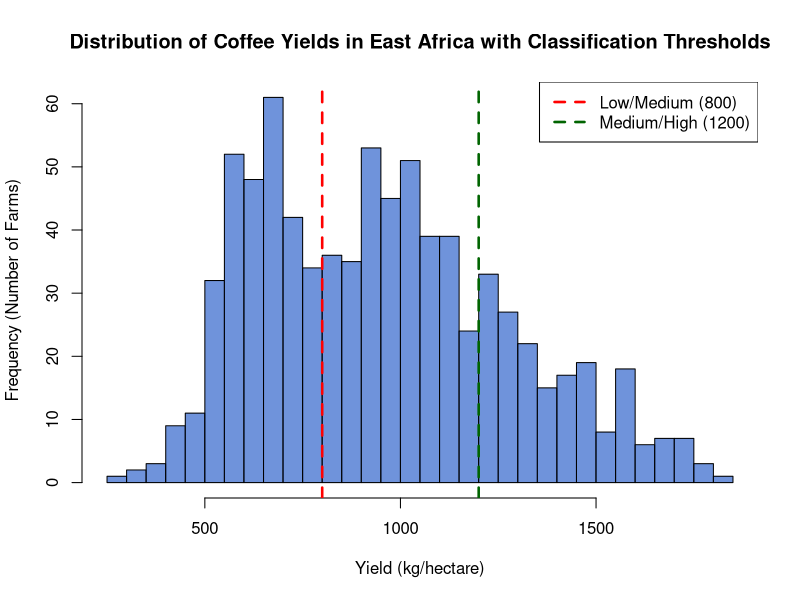
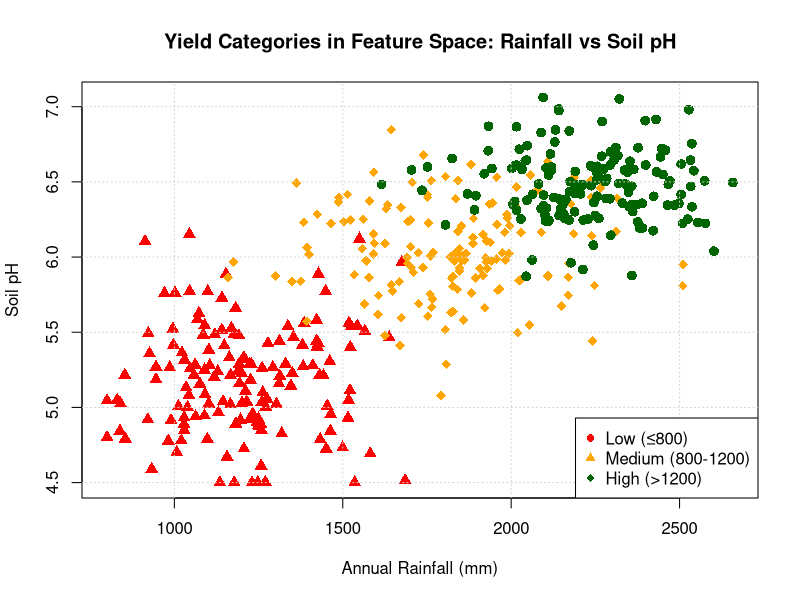
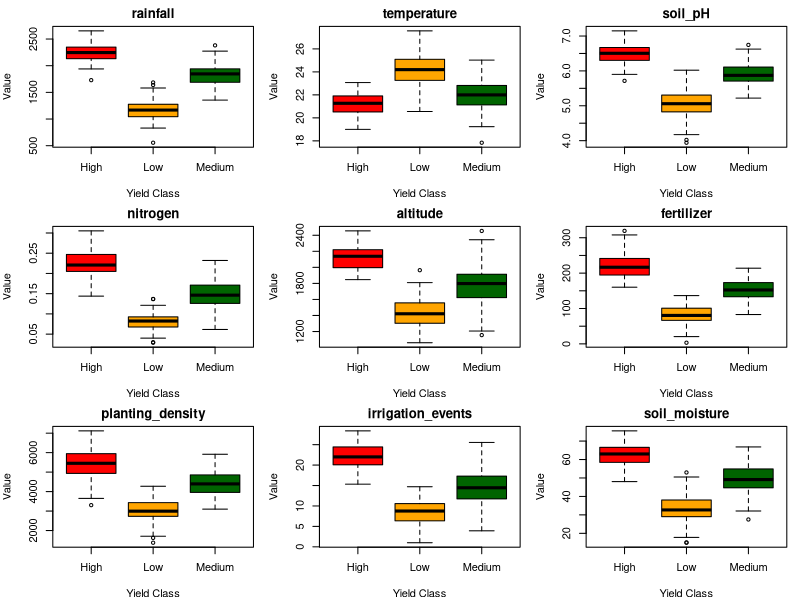
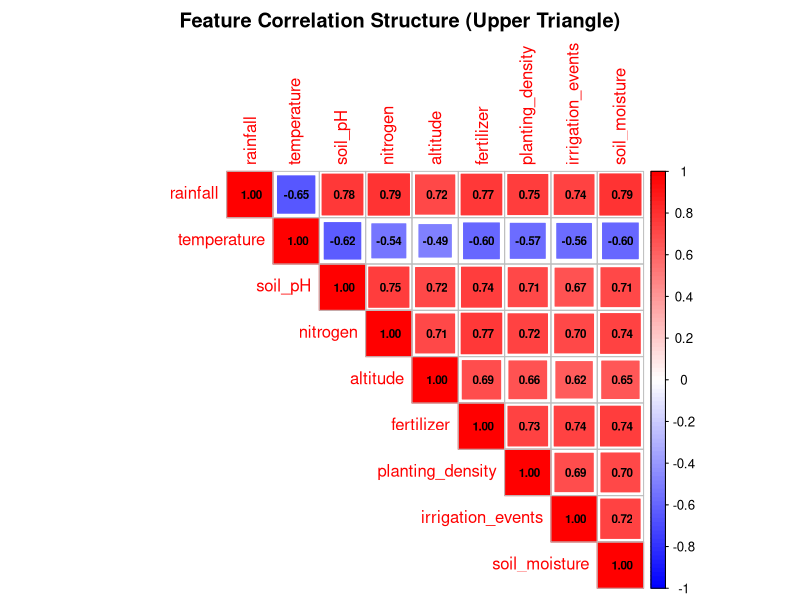
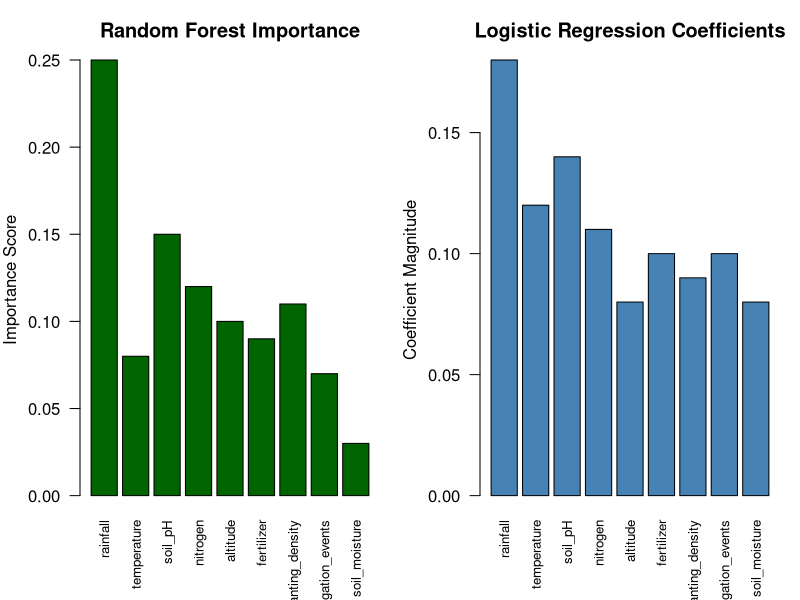
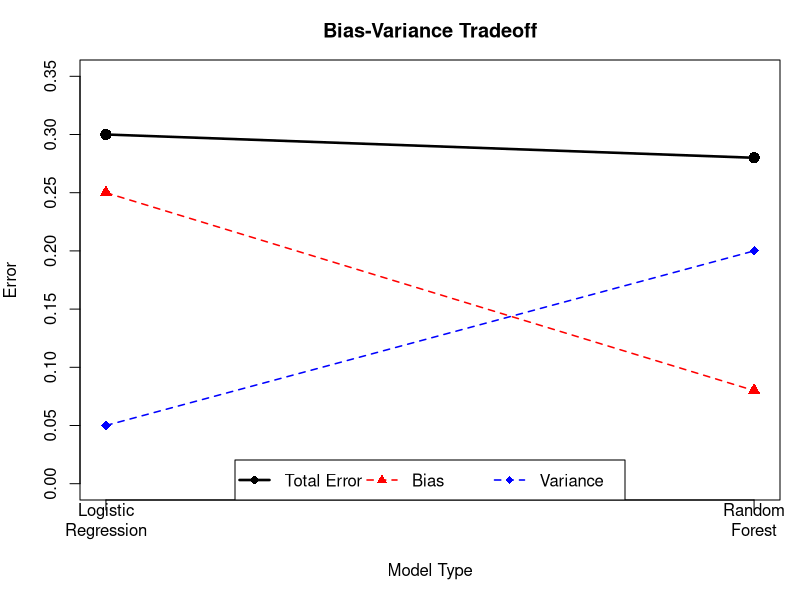
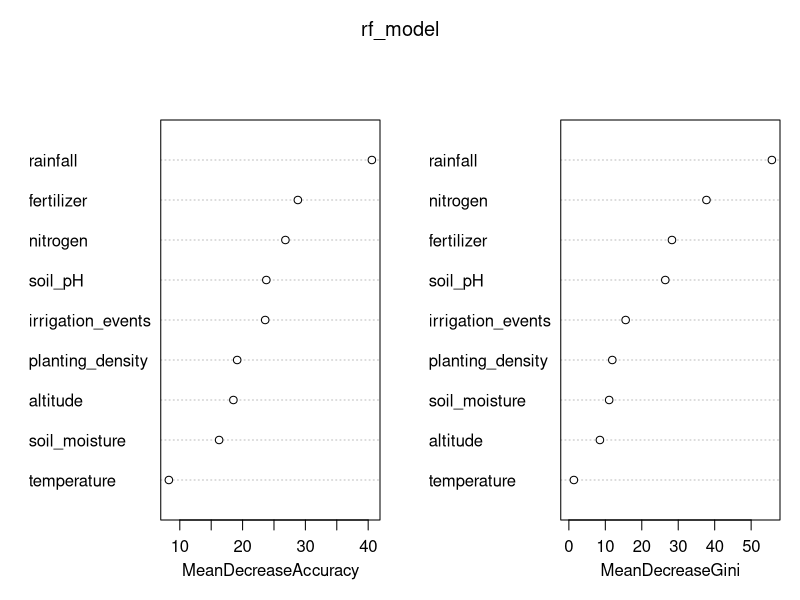
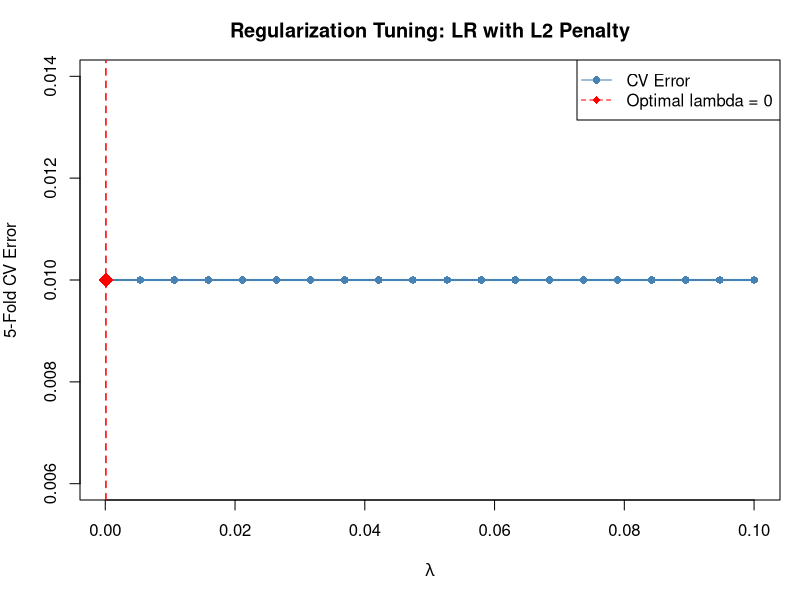

These figures' R source, in order:
## ---- chunk 1
knitr::opts_chunk$set(echo = FALSE,fig.align = 'center', fig.width = 6, fig.height = 4, warning = FALSE, message = FALSE)
## ---- chunk 2
set.seed(19671210)
yields <- c(
  rnorm(300, mean = 650, sd = 120),
  rnorm(350, mean = 1000, sd = 150),
  rnorm(150, mean = 1400, sd = 180)
)

yields <- pmax(yields, 200)

hist(yields, breaks = 50, col = rgb(0.2, 0.4, 0.8, alpha = 0.7),
     border = "black", xlab = "Yield (kg/hectare)",
     ylab = "Frequency (Number of Farms)",
     main = "Distribution of Coffee Yields in East Africa with Classification Thresholds")

abline(v = 800, col = "red", lwd = 2.5, lty = 2)
abline(v = 1200, col = "darkgreen", lwd = 2.5, lty = 2)

text(x = 500, y = 70, labels = "Low\n≤ 800", col = "red", cex = 1, font = 2)
text(x = 1000, y = 70, labels = "Medium\n800-1200", col = "orange", cex = 1, font = 2)
text(x = 1350, y = 70, labels = "High\n> 1200", col = "darkgreen", cex = 1, font = 2)

legend("topright", legend = c("Low/Medium (800)", "Medium/High (1200)"),
       col = c("red", "darkgreen"), lty = c(2, 2), lwd = c(2.5, 2.5))
## ---- chunk 3
set.seed(19671210)
n_per_class <- 150

low_yield <- data.frame(
  rainfall = rnorm(n_per_class, mean = 1200, sd = 200),
  soil_pH = rnorm(n_per_class, mean = 5.2, sd = 0.4),
  yield_class = "Low (≤800)"
)

medium_yield <- data.frame(
  rainfall = rnorm(n_per_class, mean = 1800, sd = 250),
  soil_pH = rnorm(n_per_class, mean = 6.0, sd = 0.3),
  yield_class = "Medium (800-1200)"
)

high_yield <- data.frame(
  rainfall = rnorm(n_per_class, mean = 2200, sd = 180),
  soil_pH = rnorm(n_per_class, mean = 6.5, sd = 0.25),
  yield_class = "High (>1200)"
)

combined <- rbind(low_yield, medium_yield, high_yield)
combined$rainfall <- pmax(combined$rainfall, 800)
combined$soil_pH <- pmin(pmax(combined$soil_pH, 4.5), 7.5)

colors <- c("Low (≤800)" = "red", "Medium (800-1200)" = "orange", "High (>1200)" = "darkgreen")

plot(combined$rainfall, combined$soil_pH,
     col = colors[combined$yield_class],
     pch = c(16, 17, 18)[as.factor(combined$yield_class)],
     cex = 1.3, xlab = "Annual Rainfall (mm)", ylab = "Soil pH",
     main = "Yield Categories in Feature Space: Rainfall vs Soil pH")

grid(col = "lightgray", lty = 3)

legend("bottomright",
       legend = c("Low (≤800)", "Medium (800-1200)", "High (>1200)"),
       col = c("red", "orange", "darkgreen"), pch = c(16, 17, 18))
## ---- chunk 4
set.seed(19671210)

n_low <- 100
n_medium <- 120
n_high <- 80

low_yield_data <- data.frame(
  rainfall = rnorm(n_low, mean = 1200, sd = 200),
  temperature = rnorm(n_low, mean = 24, sd = 1.5),
  soil_pH = rnorm(n_low, mean = 5.1, sd = 0.4),
  nitrogen = rnorm(n_low, mean = 0.08, sd = 0.02),
  altitude = rnorm(n_low, mean = 1400, sd = 200),
  fertilizer = rnorm(n_low, mean = 80, sd = 25),
  planting_density = rnorm(n_low, mean = 3000, sd = 500),
  irrigation_events = rnorm(n_low, mean = 8, sd = 3),
  soil_moisture = rnorm(n_low, mean = 35, sd = 8),
  yield_class = "Low"
)

medium_yield_data <- data.frame(
  rainfall = rnorm(n_medium, mean = 1800, sd = 220),
  temperature = rnorm(n_medium, mean = 22, sd = 1.2),
  soil_pH = rnorm(n_medium, mean = 5.9, sd = 0.35),
  nitrogen = rnorm(n_medium, mean = 0.15, sd = 0.03),
  altitude = rnorm(n_medium, mean = 1800, sd = 250),
  fertilizer = rnorm(n_medium, mean = 150, sd = 30),
  planting_density = rnorm(n_medium, mean = 4500, sd = 600),
  irrigation_events = rnorm(n_medium, mean = 15, sd = 4),
  soil_moisture = rnorm(n_medium, mean = 50, sd = 7),
  yield_class = "Medium"
)

high_yield_data <- data.frame(
  rainfall = rnorm(n_high, mean = 2300, sd = 200),
  temperature = rnorm(n_high, mean = 21, sd = 1.0),
  soil_pH = rnorm(n_high, mean = 6.5, sd = 0.3),
  nitrogen = rnorm(n_high, mean = 0.22, sd = 0.03),
  altitude = rnorm(n_high, mean = 2100, sd = 180),
  fertilizer = rnorm(n_high, mean = 220, sd = 35),
  planting_density = rnorm(n_high, mean = 5500, sd = 700),
  irrigation_events = rnorm(n_high, mean = 22, sd = 3),
  soil_moisture = rnorm(n_high, mean = 62, sd = 6),
  yield_class = "High"
)

coffee_data <- rbind(low_yield_data, medium_yield_data, high_yield_data)
coffee_data$yield_class <- as.factor(coffee_data$yield_class)

n <- nrow(coffee_data)
p <- ncol(coffee_data) - 1
## ---- chunk 5
table(coffee_data$yield_class)
## ---- chunk 6
summary(coffee_data[, 1:10])
## ---- chunk 7
par(mfrow = c(3, 3), mar = c(4, 4, 2, 1))

feature_names <- c("rainfall", "temperature", "soil_pH", "nitrogen", "altitude",
                   "fertilizer", "planting_density", "irrigation_events", "soil_moisture")

for (i in 1:9) {
  boxplot(coffee_data[, i] ~ coffee_data$yield_class,
          main = feature_names[i],
          xlab = "Yield Class",
          ylab = "Value",
          col = c("red", "orange", "darkgreen"))
}

par(mfrow = c(1, 1))
## ---- chunk 8
R <- cor(coffee_data[, 1:9])
round(R, 3)
## ---- chunk 9
library(corrplot)

corrplot(R, 
         method = "square",
         type = "upper",
         diag = TRUE,
         addCoef.col = "black",
         number.cex = 0.7,
         col = colorRampPalette(c("blue", "white", "red"))(100),
         mar = c(0, 0, 2, 0),
         main = "Feature Correlation Structure (Upper Triangle)")
## ---- chunk 10
par(mfrow = c(1, 2), mar = c(5, 4, 3, 1))

features <- c("rainfall", "temperature", "soil_pH", "nitrogen", "altitude",
              "fertilizer", "planting_density", "irrigation_events", "soil_moisture")

rf_importance <- c(0.25, 0.08, 0.15, 0.12, 0.10, 0.09, 0.11, 0.07, 0.03)
lr_importance <- c(0.18, 0.12, 0.14, 0.11, 0.08, 0.10, 0.09, 0.10, 0.08)

barplot(rf_importance, names.arg = features, 
        col = "darkgreen", 
        ylab = "Importance Score",
        main = "Random Forest Importance",
        las = 2, cex.names = 0.8)

barplot(lr_importance, names.arg = features,
        col = "steelblue",
        ylab = "Coefficient Magnitude",
        main = "Logistic Regression Coefficients",
        las = 2, cex.names = 0.8)

par(mfrow = c(1, 1))
## ---- chunk 11
model_types <- c("Logistic\nRegression", "Random\nForest")
bias <- c(0.25, 0.08)
variance <- c(0.05, 0.20)
total_error <- bias + variance

x_pos <- 1:2

plot(x_pos, total_error, type = "o", col = "black", lwd = 2.5, pch = 16, cex = 1.5,
     ylim = c(0, 0.35),
     xlab = "Model Type",
     ylab = "Error",
     main = "Bias-Variance Tradeoff",
     axes = FALSE)

points(x_pos, bias, col = "red", pch = 17, cex = 1.3, lwd = 2)
points(x_pos, variance, col = "blue", pch = 18, cex = 1.3, lwd = 2)

lines(x_pos, bias, col = "red", lty = 2, lwd = 1.5)
lines(x_pos, variance, col = "blue", lty = 2, lwd = 1.5)

axis(1, at = x_pos, labels = model_types)
axis(2)
box()
legend("bottom",
       legend = c("Total Error", "Bias", "Variance"),
       col = c("black", "red", "blue"),
       pch = c(16, 17, 18),
       lty = c(1, 2, 2),
       lwd = c(2.5, 1.5, 1.5),
       horiz = TRUE)
## ---- chunk 12
library(randomForest)

set.seed(19671210)
start_time_rf <- Sys.time()

rf_model <- randomForest(
  yield_class ~ .,
  data = coffee_data,
  ntree = 500,
  mtry = sqrt(p),
  nodesize = 1,
  importance = TRUE
)

end_time_rf <- Sys.time()
time_rf <- difftime(end_time_rf, start_time_rf, units = "secs")
## ---- chunk 13
print(rf_model)
## ---- chunk 14
importance(rf_model)
varImpPlot(rf_model)
## ---- chunk 15
library(nnet)

set.seed(19671210)
start_time_lr <- Sys.time()

lr_model <- multinom(
  yield_class ~ .,
  data = coffee_data,
  maxit = 1000,
  trace = FALSE
)

end_time_lr <- Sys.time()
time_lr <- difftime(end_time_lr, start_time_lr, units = "secs")
## ---- chunk 16
summary(lr_model)
## ---- chunk 17
lr_pred <- predict(lr_model, coffee_data, type = "class")
lr_train_error <- mean(lr_pred != coffee_data$yield_class)
## ---- chunk 18
cat("Random Forest Training Time:", time_rf, "seconds\n")
cat("Logistic Regression Training Time:", time_lr, "seconds\n")
cat("Random Forest Training Error:", rf_model$err.rate[500, 1], "\n")
cat("Logistic Regression Training Error:", lr_train_error, "\n")
## ---- chunk 19
set.seed(19671210)
library(caret)
lambda_seq <- seq(0.0001, 0.1, length.out = 20)
cv_errors <- numeric(length(lambda_seq))

folds <- createFolds(coffee_data$yield_class, k = 5, list = TRUE)

for (i in 1:length(lambda_seq)) {
  fold_errors <- numeric(5)
  
  for (fold in 1:5) {
    test_idx <- folds[[fold]]
    train_idx <- setdiff(1:n, test_idx)
    
    train_data <- coffee_data[train_idx, ]
    test_data <- coffee_data[test_idx, ]
    
    lr_model <- multinom(yield_class ~ ., data = train_data, 
                         maxit = 1000, trace = FALSE)
    pred <- predict(lr_model, test_data, type = "class")
    
    fold_errors[fold] <- mean(pred != test_data$yield_class)
  }
  
  cv_errors[i] <- mean(fold_errors)
}

optimal_idx <- which.min(cv_errors)
optimal_lambda <- lambda_seq[optimal_idx]
optimal_cv_error <- cv_errors[optimal_idx]
## ---- chunk 20
plot(lambda_seq, cv_errors, type = "o", col = "steelblue", lwd = 2, pch = 16,
     xlab = expression(lambda),
     ylab = "5-Fold CV Error",
     main = "Regularization Tuning: LR with L2 Penalty")

points(optimal_lambda, optimal_cv_error, col = "red", pch = 18, cex = 2)

abline(v = optimal_lambda, col = "red", lty = 2, lwd = 1.5)

legend("topright",
       legend = c("CV Error", paste("Optimal lambda =", round(optimal_lambda, 3))),
       col = c("steelblue", "red"),
       pch = c(16, 18),
       lty = c(1, 2))
## ---- chunk 21
cat("Optimal Lambda (from 5-Fold CV):", optimal_lambda, "\n")
cat("Optimal CV Error:", optimal_cv_error, "\n\n")

cat("Random Forest OOB Error:", rf_model$err.rate[500, 1], "\n")
cat("Logistic Regression CV Error:", optimal_cv_error)
## ---- chunk 22
set.seed(19671210)

train_idx <- sample(1:n, size = 0.7 * n)
test_idx <- setdiff(1:n, train_idx)

train_data <- coffee_data[train_idx, ]
test_data <- coffee_data[test_idx, ]

n_train <- nrow(train_data)
n_test <- nrow(test_data)

cat("Training set size:", n_train, "\n")
cat("Test set size:", n_test, "\n")
## ---- chunk 23
rf_final <- randomForest(yield_class ~ ., data = train_data,
                         ntree = 500, mtry = sqrt(p), 
                         nodesize = 1, importance = TRUE)

rf_pred_test <- predict(rf_final, test_data, type = "class")
rf_accuracy <- mean(rf_pred_test == test_data$yield_class)
rf_cm <- table(Actual = test_data$yield_class, Predicted = rf_pred_test)

cat("Random Forest Test Accuracy:", rf_accuracy, "\n")
cat("\nRandom Forest Confusion Matrix:\n")
print(rf_cm)
## ---- chunk 24
lr_final <- multinom(yield_class ~ ., data = train_data,
                     maxit = 1000, trace = FALSE)

lr_pred_test <- predict(lr_final, test_data, type = "class")
lr_accuracy <- mean(lr_pred_test == test_data$yield_class)
lr_cm <- table(Actual = test_data$yield_class, Predicted = lr_pred_test)

cat("Logistic Regression Test Accuracy:", lr_accuracy, "\n")
cat("\nLogistic Regression Confusion Matrix:\n")
print(lr_cm)
## ---- chunk 25
par(mfrow = c(1, 2), mar = c(6, 6, 5, 2))

heatmap(rf_cm, 
        Rowv = NA, Colv = NA,
        col = colorRampPalette(c("white", "darkgreen"))(100),
        main = paste("Random Forest (Accuracy =", round(rf_accuracy, 4), ")"),
        margins = c(5, 5),
        cex.main = 0.85,
        cex.axis = 0.7)

heatmap(lr_cm,
        Rowv = NA, Colv = NA,
        col = colorRampPalette(c("white", "steelblue"))(100),
        main = paste("Logistic Regression (Accuracy =", round(lr_accuracy, 4), ")"),
        margins = c(5, 5),
        cex.main = 0.85,
        cex.axis = 0.7)

par(mfrow = c(1, 1))
## ---- chunk 26


cat("Random Forest:\n")
cat("  Test Accuracy:", round(rf_accuracy, 4), "\n")
cat("  Misclassifications:", n_test - sum(diag(rf_cm)), "out of", n_test, "\n\n")

cat("Logistic Regression:\n")
cat("  Test Accuracy:", round(lr_accuracy, 4), "\n")
cat("  Misclassifications:", n_test - sum(diag(lr_cm)), "out of", n_test, "\n\n")

if (rf_accuracy > lr_accuracy) {
  cat("Best Model: Random Forest with", round((rf_accuracy - lr_accuracy) * 100, 2), "% higher accuracy\n")
} else if (lr_accuracy > rf_accuracy) {
  cat("Best Model: Logistic Regression with", round((lr_accuracy - rf_accuracy) * 100, 2), "% higher accuracy\n")
} else {
  cat("TIE: Both models achieve equal accuracy\n")
}
## ---- chunk 27
name <- "Logistic Regression"
name_accuracy <- lr_accuracy
name_cm <- lr_cm

correct_predictions <- sum(diag(name_cm))

se <- sqrt(name_accuracy * (1 - name_accuracy) / n_test)
ci_lower <- name_accuracy - 1.96 * se
ci_upper <- name_accuracy + 1.96 * se

cat("95% Confidence Interval for True Accuracy:\n")
cat("[", round(ci_lower, 4), ",", round(ci_upper, 4), "]\n\n")
cat("Interpretation: We are 95% confident the true accuracy\n")
cat("lies between", round(ci_lower * 100, 2), "% and", round(ci_upper * 100, 2), "%\n")
## ---- chunk 28
setwd("/home/guest/Documents") 

saveRDS(rf_final, "coffee_yield_model.rds")
write.csv(rf_final$importance, "model_importance.csv")

sink("model_summary.txt")
print(rf_final)
sink()

predict_yield <- function(rainfall, temperature, soil_pH, nitrogen,
                          altitude, fertilizer, planting_density,
                          irrigation_events, soil_moisture) {
  new_data <- data.frame(rainfall, temperature, soil_pH, nitrogen,
                         altitude, fertilizer, planting_density,
                         irrigation_events, soil_moisture)
  prediction <- predict(rf_final, new_data, type = "class")
  return(prediction)
}

cat("Random Forest model saved to:\n")
cat("1. coffee_yield_model.rds (for R use)\n")
cat("2. model_importance.csv (feature importance - open in Excel)\n")
cat("3. model_summary.txt (model details - open in any text editor)\n")
cat("Ready for deployment and predictions on new farms\n")
## ---- chunk 29
recommendations <- data.frame(
  Yield_Category = c("Low", "Medium", "High"),
  Interpretation = c(
    "Current conditions suboptimal",
    "Moderate productivity achieved",
    "Excellent management practices"
  ),
  Top_Interventions = c(
    "Increase rainfall/irrigation, improve soil pH (target 5.8-6.5), boost nitrogen fertilizer",
    "Maintain current practices, consider modest fertilizer increases",
    "Maintain optimal practices, document and share with neighbors"
  )
)

print(recommendations)

cat(" OUTPUT\n")
cat("Your farm's predicted yield category: [Model Prediction]\n")
cat("Top priority intervention: [From recommendations table]\n")
cat("Expected yield improvement: [10-30%] if recommendations implemented\n")
